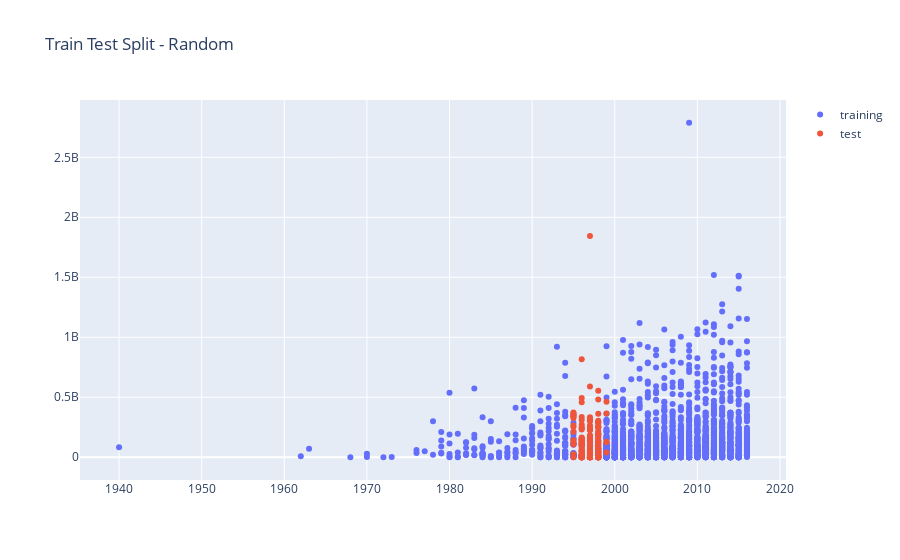

Source (notebook cell):
### Code cell
import plotly.graph_objects as go
train_scatter = go.Scatter(x = X['year'].iloc[train_idcs], y = y.iloc[train_idcs], mode = 'markers', name = 'training')
test_scatter = go.Scatter(x = X['year'].iloc[validate_idcs], y = y.iloc[validate_idcs], mode = 'markers', name = 'test')
go.Figure(data = [train_scatter, test_scatter], layout = {'title': 'Train Test Split - Random '})

### Figure 1 — Plotly figure (JSON) as saved in the notebook; plotly's stock layout.template omitted (floating-point values rounded to 4 significant figures; data arrays with more than 128 entries replaced by an {"elided": "..."} marker saying what was removed)
{"data": [{"mode": "markers", "name": "training", "type": "scatter", "x": {"elided": "1800 int values"}, "y": {"elided": "1800 int values"}}, {"mode": "markers", "name": "test", "type": "scatter", "x": {"elided": "200 int values"}, "y": {"elided": "200 int values"}}], "layout": {"autosize": true, "title": {"text": "Train Test Split - Random "}, "xaxis": {"autorange": true, "range": [1935.0, 2021.0], "type": "linear"}, "yaxis": {"autorange": true, "range": [-204200000.0, 2992000000.0], "type": "linear"}}}
